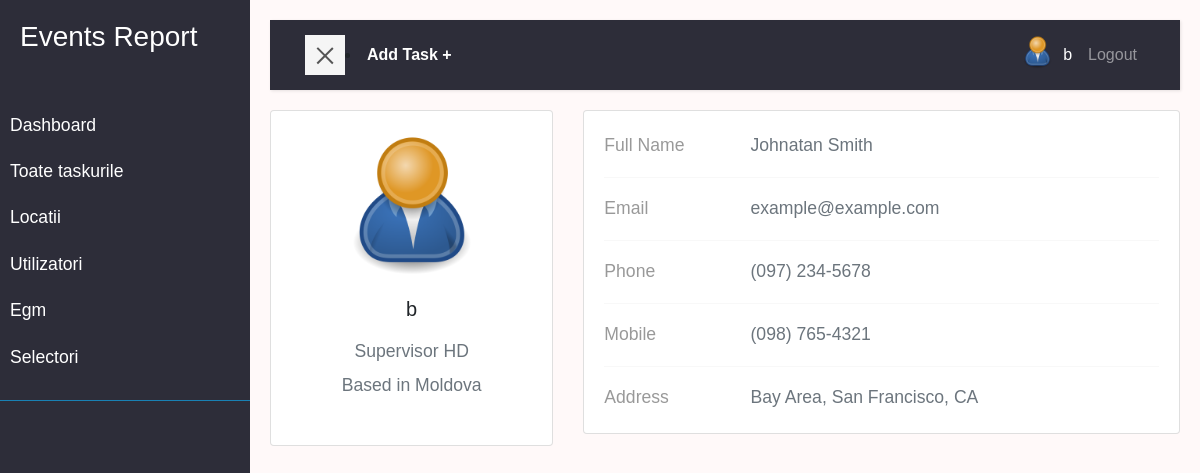
The page /user/account/ (signed in) on the database its author committed.
### user/models.py (models this page shows, shortened)
class Profile(models.Model):
    user = models.OneToOneField(
        User, on_delete=models.CASCADE, null=True, blank=True)
    nume = models.CharField(max_length=200, blank=True, null=True)
    prenume = models.CharField(max_length=200, blank=True, null=True)
    email = models.EmailField(max_length=500, blank=True, null=True)
    username = models.CharField(max_length=200, blank=True, null=True)
    location = models.CharField(max_length=200, blank=True, null=True)
    functie = models.CharField(max_length=200, blank=True, null=True)
    profile_image = models.ImageField(null=True, blank=True, upload_to='profiles/', default='profiles/user-default.png')
    url_github = models.CharField(max_length=200, blank=True, null=True)
    url_facebook = models.CharField(max_length=200, blank=True, null=True)
    created = models.DateTimeField(auto_now_add=True)
    id = models.UUIDField(default=uuid.uuid4, unique=True,
                        primary_key=True, editable=False)
    class Meta:
        ordering = ['created']
    @property
    def imageURL(self):
        try:
            url = self.profile_image.url
        except:
            url = ''
        return url

### user/views.py (the view)
# urls.py: path('account/', views.userAccount, name='account'),
@login_required(login_url='login')
def userAccount(request):
    profile = request.user.profile
    context = {'profile': profile}
    return render(request, 'user/account.html', context)

### user/templates/user/account.html (shortened to what this page needs)
{% extends 'main.html' %}
{% block content %}
  <section >
      <div class="row">
        <div class="col-lg-4">
          <div class="card mb-4">
            <div class="card-body text-center">
              <img src="{{profile.imageURL}}" alt="avatar"
                class="rounded-circle img-fluid" style="width: 150px;">
              <h5 class="my-3">{{profile.nume}}</h5>
              <p class="text-muted mb-1">{{profile.functie}}</p>
              <p class="text-muted mb-4">Based in {{profile.location}}</p>
            </div>
          </div>
        </div>
        <div class="col-lg-8">
          <div class="card mb-4">
            <div class="card-body">
              <div class="row">
                <div class="col-sm-3">
                  <p class="mb-0">Full Name</p>
                </div>
                <div class="col-sm-9">
                  <p class="text-muted mb-0">Johnatan Smith</p>
                </div>
              </div>
              <hr>
              <div class="row">
                <div class="col-sm-3">
                  <p class="mb-0">Email</p>
                </div>
                <div class="col-sm-9">
                  <p class="text-muted mb-0">example@example.com</p>
                </div>
              </div>
              <hr>
              <div class="row">
                <div class="col-sm-3">
                  <p class="mb-0">Phone</p>
                </div>
                <div class="col-sm-9">
                  <p class="text-muted mb-0">(097) 234-5678</p>
                </div>
              </div>
              <hr>
              <div class="row">
                <div class="col-sm-3">
                  <p class="mb-0">Mobile</p>
                </div>
                <div class="col-sm-9">
                  <p class="text-muted mb-0">(098) 765-4321</p>
                </div>
              </div>
              <hr>
              <div class="row">
                <div class="col-sm-3">
                  <p class="mb-0">Address</p>
                </div>
                <div class="col-sm-9">
                  <p class="text-muted mb-0">Bay Area, San Francisco, CA</p>
                </div>
              </div>
            </div>
          </div>
        </div>
      </div>
  </section>
{% endblock content %}

### templates/navbar.html (shortened to what this page needs)
    <div class="wrapper">
        <nav id="sidebar" >
            <div class="sidebar-header">
                <h3>Events Report</h3>
            </div>
            <ul class="list-unstyled components">
                <li >
                   <a href="{% url 'dashboard' %}">Dashboard</a>
                   <a href="{% url 'tasks'%}">Toate taskurile</a>
                   <a href="{% url 'locations' %}">Locatii</a>
                   <a href="{% url 'profiles' %}">Utilizatori</a>
                   <a href="{% url 'egm' %}">Egm</a>
                   <a href="{% url 'selectori' %}">Selectori</a>
                </li>
            </ul>
        </nav>
        <div id="content">
            <nav class="navbar navbar-expand-lg navbar-dark bg-nn">
                <div class="container-fluid">
                    <button type="button" id="sidebarCollapse" class="navbar-btn btn-blue ">
                        <span></span>
                    </button> <li class="nav-item active "><a  class="text-white fw-bold" href="{% url 'task-form' %}?next=/">Add Task +</a></li>
                    <div class="collapse navbar-collapse  " id="navbarSupportedContent">
                        <ul class="nav navbar-nav  ml-auto">
                            {% if request.user.is_authenticated %}
                            <li class="nav-item active"><a class="" href="{% url 'account' %}"><img src="{{request.user.profile.imageURL}}"
                                alt="avatar"class="rounded-circle img-fluid" style="width: 35px;"></a></li>
                            <li class="nav-item active"><a class="nav-link" href="{% url 'account' %}">{{request.user.profile.nume}}</a></li>
                            <li class="nav-item"><a class="nav-link" href="{% url 'logout' %}">Logout</a></li>
                            {% else %}
                            <li class="nav-item"><a class="nav-link" href="{% url 'login' %}">Login/Sign Up</a></li>
                            {% endif %}
                        </ul>
                    </div>
                </div>
            </nav>
</body>
</html>

### static/styles/app.css (style rules this page uses)
:root { --color-sub: #2d2d39; --color-sub1: #12528f; }

### static/styles/main.css (style rules this page uses)
:root { --color-sub: #2d2d39; --color-sub1: #275179; }
body { font-family: 'Poppins', sans-serif; background: #fff9f9; }
p { font-family: 'Poppins', sans-serif; font-size: 1.1em; font-weight: 300; line-height: 1.7em; color: #999; }
a, a:hover, a:focus { color: inherit; text-decoration: none; transition: all 0.3s; }
.navbar { padding: 15px 20px; background: var(--color-sub); border: none; border-radius: 0; margin-bottom: 20px; box-shadow: 1px 1px 3px rgba(0, 0, 0, 0.1); }
.navbar-btn { box-shadow: none; outline: none !important; border: none; }
.wrapper { display: flex; width: 100%; align-items: stretch; perspective: 1500px; }
#sidebar { min-width: 250px; max-width: 250px; background: var(--color-sub); color: #fff; transition: all 0.6s cubic-bezier(0.945, 0.020, 0.270, 0.665); transform-origin: bottom left; }
#sidebar .sidebar-header { padding: 20px; background:var(--color-sub); }
#sidebar ul.components { padding: 20px 0; border-bottom: 1px solid #1981b4; }
#sidebar ul li a { padding: 10px; font-size: 1.1em; display: block; }
#content { width: 100%; padding: 20px; min-height: 100vh; transition: all 0.3s; }
#sidebarCollapse { width: 40px; height: 40px; background: #f5f5f5; cursor: pointer; }
#sidebarCollapse span { width: 80%; height: 2px; margin: 0 auto; display: block; background: #555; transition: all 0.8s cubic-bezier(0.810, -0.330, 0.345, 1.375); transition-delay: 0.2s; }
#sidebarCollapse span:last-of-type { transform: rotate(-45deg) translate(1px, -1px); }

### rows shown on the page
Profile: imageURL (placeholder picture), nume "b", functie "Supervisor HD", location "Moldova"

### other values the page prints
{{ request.user.profile.nume }} "b"
